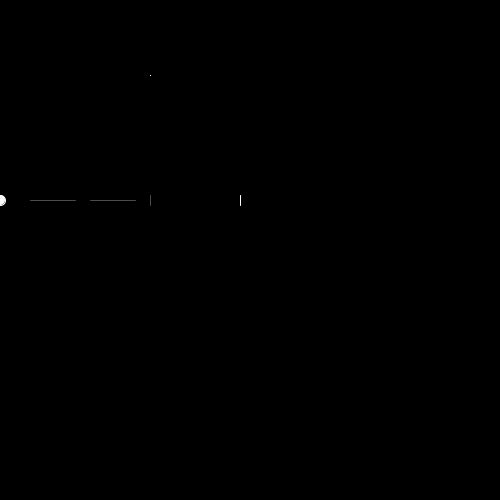
Frame 1 (no input)
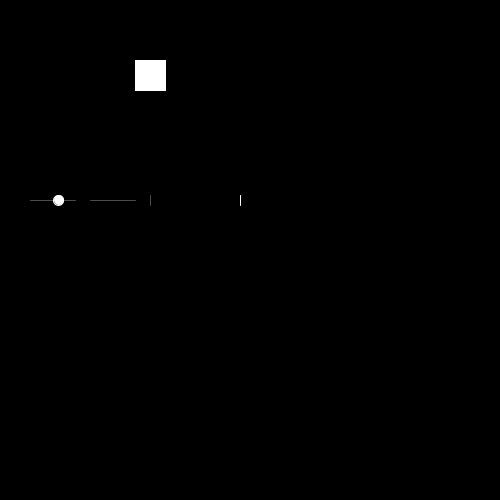
Frame 60 (the mouse pressed at the canvas centre just before this capture)
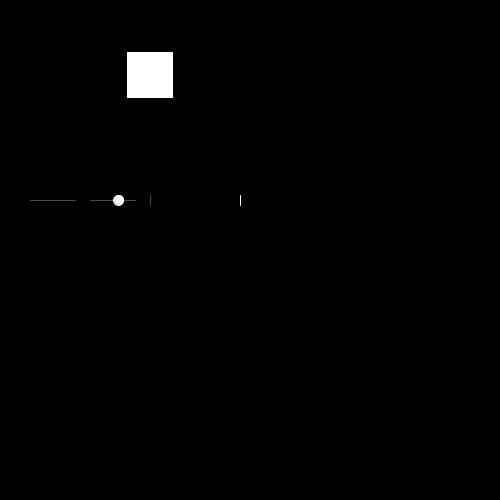
Frame 120 (the mouse held since frame 60 and released just before this capture)

The Processing sketch that drew these frames (run headless with seeded random() and noise(); from frame 60 on, the mouse is pressed at the canvas centre):

// Processing sketch: processing_996
// ── processing_996.pde

// NOTE: time of freezes is relative to original time of loop.  once there is more than one freeze, 
//    subsequent freeze times could be updated to reflect actual time

float tLoop = 5.0;                // time of loop
float[] tFreeze = { 
  1.0, 3.0 };                     // time of freezes
float freezeDur = 1.5;            // duration of each freeze
float freezeDurTotal;             // total duration of freezes
float phase = 0.0;                // equation time offset
float t = 0.0;                    // time (sec.)

void setup() {
  size(500,500,JAVA2D);  
  smooth();
  frameRate(30);
  strokeWeight(1);
  stroke(255);
  rectMode(CENTER);

  freezeDurTotal = tFreeze.length * freezeDur;
}

void draw() {
  background(0);

  drawTimeline(t);

  //println(nf(t-phase,1,2));
  equation(t-phase);

  for (int i=0; i<tFreeze.length; i++) {
    if (t >= tFreeze[i] && t < tFreeze[i]+freezeDur) {
        phase += 1/30.0;
    }
  }

  t += 1/30.0;

  if (t > (tLoop+freezeDurTotal)) {
    //println("loop: "+t+" / "+(tLoop+freezeDurTotal));
    phase = 0;
    t = 0;
  }
}

void equation(float _x) {
  // rect expands continuously, freezing at freeze points for freezeDur seconds
  rect(150,75, _x*30, _x*30); 
}

void drawTimeline(float _t) {
  // horizontal lines = freeze durations, vertical marks are original and offset loop points
  
  // original loop point
  stroke(75);
  line(tLoop*30, 195, tLoop*30, 205);

  // freeze times
  for (int i=0; i<tFreeze.length; i++) {
    line(tFreeze[i]*30, 200, (tFreeze[i]+freezeDur)*30, 200);
  }
  // new loop point
  stroke(255);
  line((tLoop+freezeDurTotal)*30, 195, (tLoop+freezeDurTotal)*30, 205);  

  // current time mark
  ellipse(_t*30, 200, 10,10);  
}
